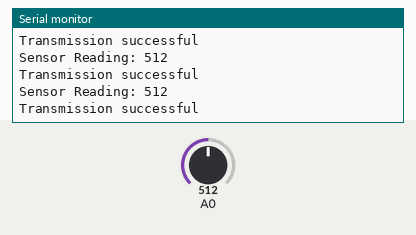
This sketch was run on a simulated Arduino Uno, built with avr-gcc and run on an emulated ATmega328P. On the bench: the last lines printed to the serial monitor. Inputs (shaded band) come from the test bench; at power-on: A0 = 512. No radio packets arrive unless stated.

Above: at 1.2 s.
1.3 s: A0 set to 105
At 2.1 s:
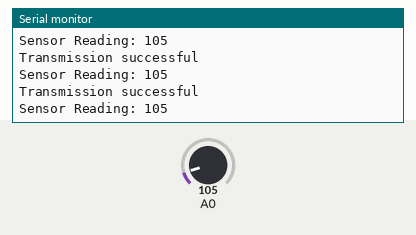
2.8 s: A0 set to 93
At 3.7 s:
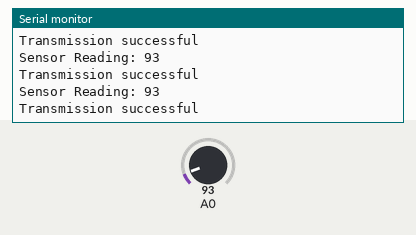
11.8 s: A0 set to 8
At 12.6 s:
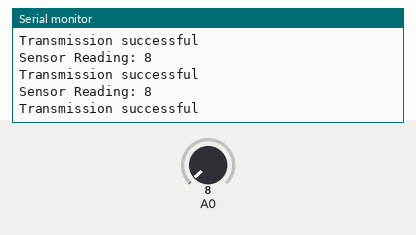
14.8 s: A0 set to 11
At 15.8 s:
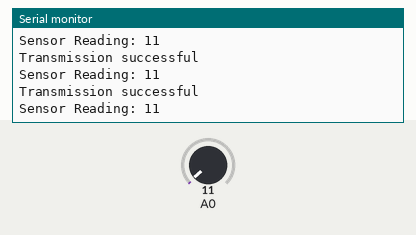
Timing chart, 0 to 17.8 s (numbered marks = the images above; inputs shaded):
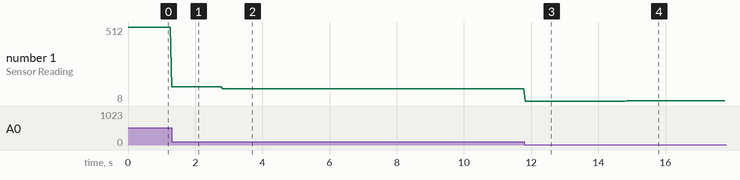

Measured:
- the behaviour switches between 100 and 99 on A0 (found by bisection; images 1 and 2)
- the behaviour switches between 9 and 10 on A0 (found by bisection; images 3 and 4)
- after the input at 1.3 s, the serial monitor: prints a new line at once (image 1)
- after the input at 2.8 s, the serial monitor: prints a new line at once (image 2)
- after the input at 11.8 s, the serial monitor: prints a new line at once (image 3)
- after the input at 14.8 s, the serial monitor: prints a new line at once (image 4)
- plotted number 1: 512 → 105 after the input at 1.3 s, 105 → 93 after the input at 2.8 s, 93 → 8 after the input at 11.8 s, 8 → 11 after the input at 14.8 s

The sketch:

Sender.ino
```cpp
// #include <SPI.h> // for SPI communication

// #include <nRF24L01.h>

// #include <RF24.h>

// RF24 radio(9, 8); // CE, CSN

// const byte address[6] = "00005"; // the address the the module

// void setup() {
// Serial.begin(9600);
// radio.begin();
// radio.setDataRate(RF24_250KBPS);

// radio.openWritingPipe(address);

// radio.setPALevel(RF24_PA_HIGH);

// radio.stopListening();

// }

// void loop() {
// const float text = 1.85; // you can customize this text to your wish


// if (radio.write(&text, sizeof(text))) {
//     Serial.println("Transmission successful");
//   } else {
//     Serial.println("Transmission failed");
//   }
// delay(50);
// }


#include <SPI.h>
#include <nRF24L01.h>
#include <RF24.h>

RF24 radio(9, 8); // CE, CSN

const byte address[6] = "00005"; // the address of the module

void setup() {
  Serial.begin(9600);
  radio.begin();
  radio.setDataRate(RF24_250KBPS);
  radio.openWritingPipe(address);
  radio.setPALevel(RF24_PA_HIGH);
  radio.stopListening();
}

void loop() {
  // Read MaxSonar 7383 sensor value from analog pin A0
  int sensorValue = analogRead(A0);

  Serial.print("Sensor Reading: ");
  Serial.println(sensorValue);

  // Convert the analog sensor reading to a float if necessary
  float sensorReading = static_cast<float>(sensorValue);

  // Transmit the sensor reading
  if (radio.write(&sensorReading, sizeof(sensorReading))) {
    Serial.println("Transmission successful");
  } else {
    Serial.println("Transmission failed");
  }

  delay(50);
}
```
